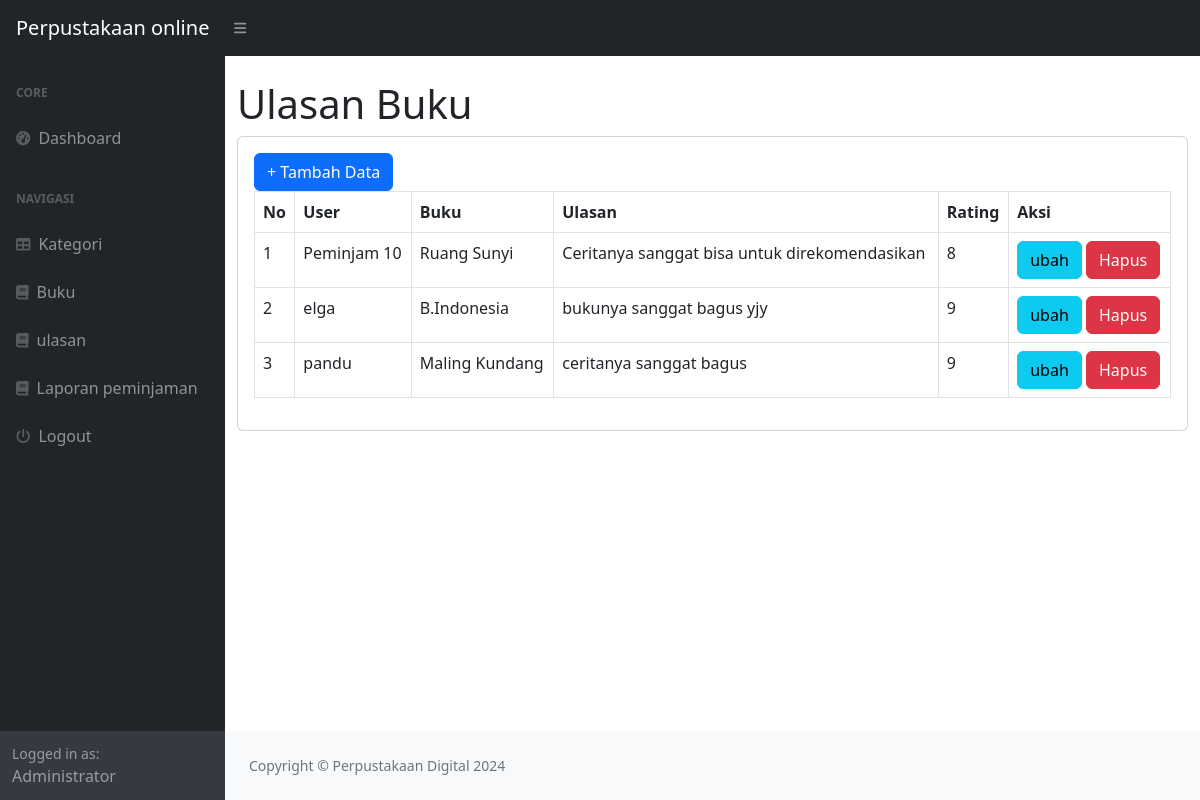
Page /index.php?page=ulasan (signed in) on the committed database.
### tables this page shows
CREATE TABLE `ulasan` (
  `id_ulasan` int(11) NOT NULL,
  `id_user` int(11) DEFAULT NULL,
  `id_buku` int(11) DEFAULT NULL,
  `ulasan` text DEFAULT NULL,
  `rating` int(11) DEFAULT NULL
);

CREATE TABLE `user` (
  `id_user` int(11) NOT NULL,
  `nama` varchar(50) DEFAULT NULL,
  `username` varchar(50) DEFAULT NULL,
  `password` varchar(50) DEFAULT NULL,
  `email` varchar(50) DEFAULT NULL,
  `alamat` text DEFAULT NULL,
  `no_telpon` varchar(50) DEFAULT NULL,
  `level` enum('admin','petugas','peminjam') DEFAULT NULL
);

CREATE TABLE `buku` (
  `id_buku` int(11) NOT NULL,
  `id_kategori` int(11) DEFAULT NULL,
  `sampul` varchar(20) NOT NULL,
  `judul` varchar(20) DEFAULT NULL,
  `penulis` varchar(50) DEFAULT NULL,
  `tahun_terbit` int(11) DEFAULT NULL,
  `deskripsi` text NOT NULL,
  `stok` int(11) NOT NULL
);

### ulasan.php (the view, shortened to what this page needs)
<h1 class="mt-4">Ulasan Buku</h1>
<div class="card">
    <div class="card-body">
    <div class="row">
    <div class="col-md-12">
            <a href="?page=ulasan_tambah" class="btn btn-primary">+ Tambah Data</a>
            <table class="table table-bordered" id="datatable" width="100%" cellspacing="0">
                <tr>
                    <th>No</th>
                    <th>User</th>
                    <th>Buku</th>
                    <th>Ulasan</th>
                    <th>Rating</th>
                    <th>Aksi</th>
                </tr>
                <?php
                $i = 1;
                $query = mysqli_query($koneksi, "SELECT * FROM ulasan LEFT JOIN user ON user.id_user = ulasan.id_user LEFT JOIN buku ON buku.id_buku = ulasan.id_buku");
                while($data = mysqli_fetch_array($query)){
                    ?>
                    <tr>
                        <td><?php echo $i++; ?></td>
                        <td><?php echo $data['nama']; ?></td>
                        <td><?php echo $data['judul']; ?></td>
                        <td><?php echo $data['ulasan']; ?></td>
                        <td><?php echo $data['rating']; ?></td>
                        <td>
                            <a href="?page=ulasan_ubah&&id=<?php echo $data['id_ulasan']; ?>" class="btn btn-info">ubah</a>
                            <a onclick="return confirm('Apakah anda yakin menghapus data ini?');" href="?page=ulasan_hapus&&id=<?php echo $data['id_ulasan']; ?>" class="btn btn-danger">Hapus</a>
                        </td>
                    </tr>
                    <?php
                }
                ?>
        </table>
       </div>
</div>
        </div>
</div>

### index.php (shortened to what this page needs)
<!DOCTYPE html>
<html lang="en">
    <head>
        <link href="https://cdn.jsdelivr.net/npm/simple-datatables@7.1.2/dist/style.min.css" rel="stylesheet" />
        <link href="css/styles.css" rel="stylesheet" />
    </head>
    <body class="sb-nav-fixed">
        <nav class="sb-topnav navbar navbar-expand navbar-dark bg-dark">
            <a class="navbar-brand ps-3" href="index.html">Perpustakaan online</a>
            <button class="btn btn-link btn-sm order-1 order-lg-0 me-4 me-lg-0" id="sidebarToggle" href="#!"><i class="fas fa-bars"></i></button>
        </nav>
        <div id="layoutSidenav">
            <div id="layoutSidenav_nav">
                <nav class="sb-sidenav accordion sb-sidenav-dark" id="sidenavAccordion">
                    <div class="sb-sidenav-menu">
                        <div class="nav">
                            <div class="sb-sidenav-menu-heading">Core</div>
                            <a class="nav-link" href="?">
                                <div class="sb-nav-link-icon"><i class="fas fa-tachometer-alt"></i></div>
                                Dashboard
                            </a>
                            <div class="sb-sidenav-menu-heading">Navigasi</div>
                            <?php
                                if($_SESSION['user']['level'] !='peminjam'){
                            ?>
                            <a class="nav-link" href="?page=kategori">
                                <div class="sb-nav-link-icon"><i class="fas fa-table"></i></div>
                                Kategori
                            </a>
                            <a class="nav-link" href="?page=buku">
                                <div class="sb-nav-link-icon"><i class="fas fa-book"></i></div>
                               Buku
                            </a>
                            <?php
                                }
                                ?>
                                <a class="nav-link" href="?page=ulasan">
                                <div class="sb-nav-link-icon"><i class="fas fa-book"></i></div>
                               ulasan
                            </a>
                            <?php
                                if($_SESSION['user']['level'] !='peminjam') {
                                    ?>
                                    <a class="nav-link" href="?page=laporan">
                                <div class="sb-nav-link-icon"><i class="fas fa-book"></i></div>
                                    Laporan peminjaman
                                </a>
                                <?php
                                   }
                              ?>
                            <a class="nav-link" href="logout.php">
                                <div class="sb-nav-link-icon"><i class="fas fa-power-off"></i></div>
                               Logout
                            </a>
                        </div>
                    </div>
                    <div class="sb-sidenav-footer">
                        <div class="small">Logged in as:</div>
                       <?php echo $_SESSION['user']['nama']; ?>
                    </div>
                </nav>
            </div>
            <div id="layoutSidenav_content">
                <main>
                    <div class="container-fluid ">
                        <?php
                            $page = isset($_GET['page']) ? $_GET['page'] : "home";
                            if(file_exists($page . '.php')){
                                include $page . '.php';
                            }else{
                                include '404.php';
                            }
                        ?>
                    </div>
                </main>
                <footer class="py-4 bg-light mt-auto">
                    <div class="container-fluid px-4">
                        <div class="d-flex align-items-center justify-content-between small">
                            <div class="text-muted">Copyright &copy; Perpustakaan Digital 2024</div>
                        </div>
                    </div>
                </footer>
            </div>
        </div>
    </body>
</html>

### rows in the picture
ulasan: id_user.nama "Peminjam 10", id_buku.judul "Ruang Sunyi", ulasan "Ceritanya sanggat bisa untuk direkomendasikan", rating "8"
ulasan: id_user.nama "elga", id_buku.judul "B.Indonesia", ulasan "bukunya sanggat bagus yjy", rating "9"
ulasan: id_user.nama "pandu", id_buku.judul "Maling Kundang", ulasan "ceritanya sanggat bagus", rating "9"

### other values in the picture
$_SESSION['user']['nama'] "Administrator"
